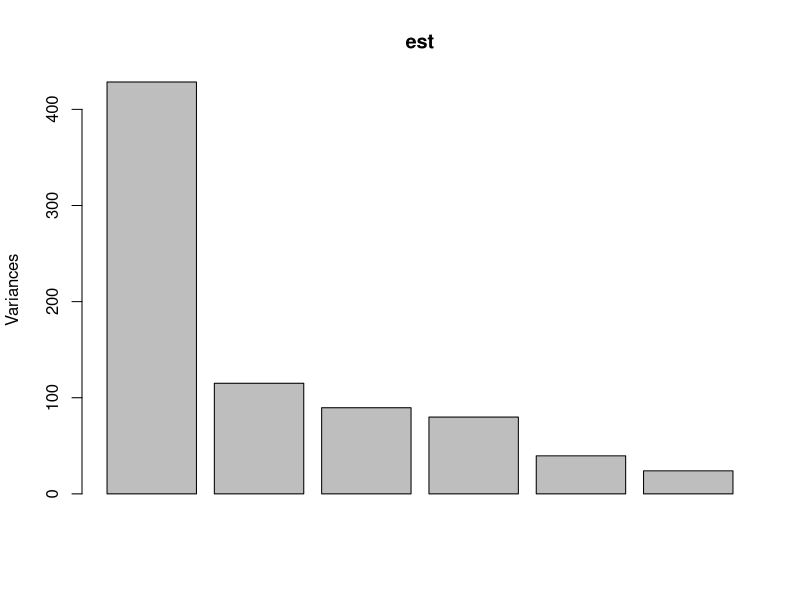
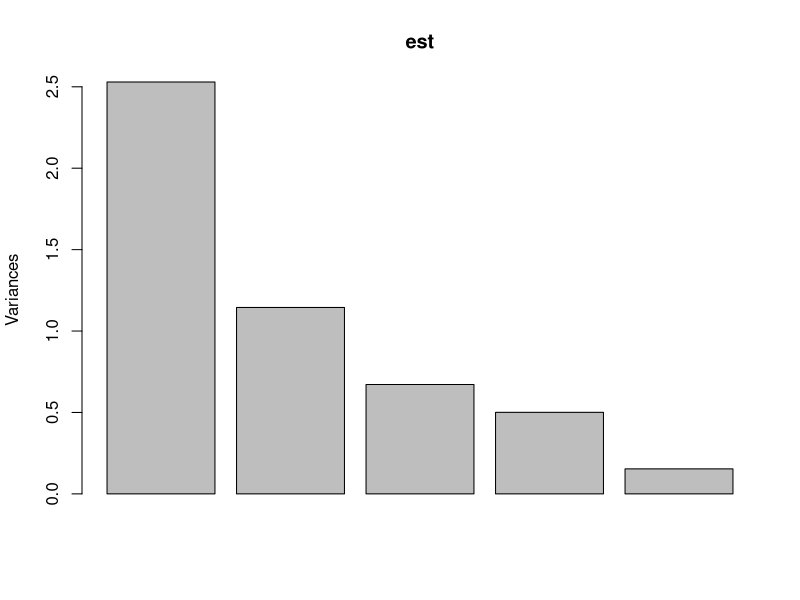

Here is the R script that generated these plots, in order:
### 主成分分析の評価

### datasets::attitude による例
est <- # 主成分分析
    prcomp( ~ . - rating, # rating を除く(-)
           data=attitude) # データフレームを指定
summary(est) # 第3主成分までの累積寄与率が80%を超えている
plot(est)    # スクリープロット (各主成分の分散を棒グラフで表示)

### 総務省統計局の統計データによる例
mydata <- # データの読み込み
    read.csv(file="japan-living.csv", # ファイル名
             row.names=1, # 1列目を行名
             header=TRUE) # 1行目を列名
est <- # 主成分分析
    prcomp(mydata,      # データフレーム全体を用いる
           scale.=TRUE) # データを正規化
summary(est) # 第3主成分までの累積寄与率が80%を超えている
plot(est)    # スクリープロット
## 正規化しなかった場合と比較してみよう
